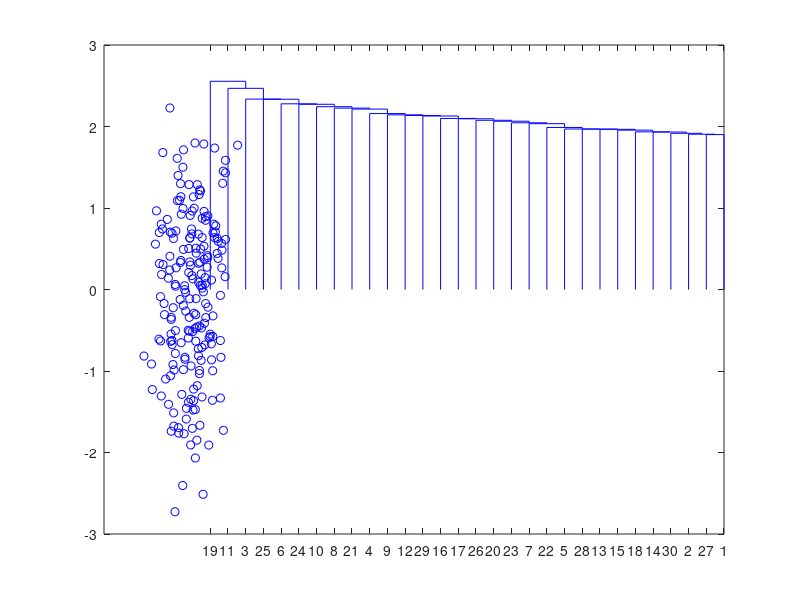

This figure's MATLAB source:
close all; clear ; clc;
X=randn(200,7);
plot(X(:,1),X(:,2),'bo')
 Y=pdist(X);
s= squareform(Y);
Z=linkage(Y)
dendrogram(Z)